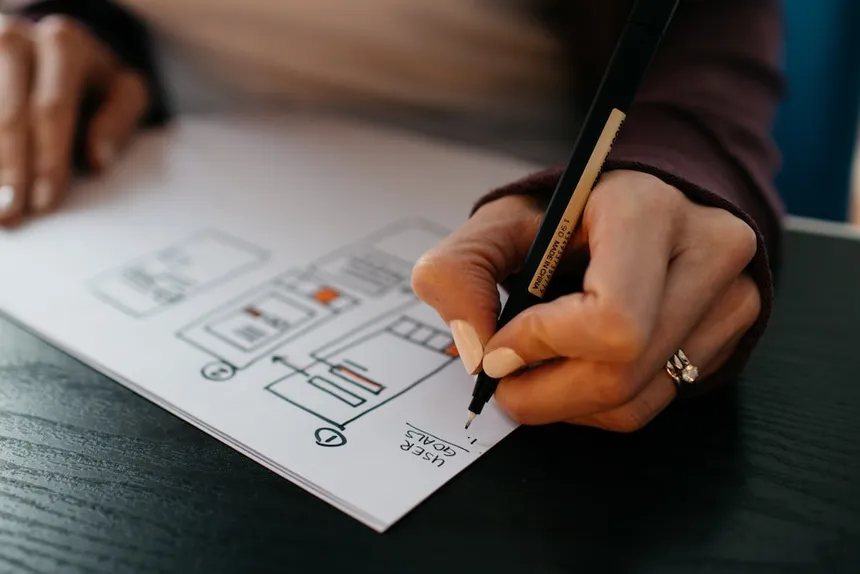
#> input picture writing image.webp, 860 x 574 px
$ python pixeltoascii.py
#> lines starting #> are read from the running program, lines starting #| are printed output that depends on the picture
#> the answer given: writing image.webp
#> in main, image is the input picture: PIL image 860x574 RGB; mean R, G, B 94.7, 86.2, 81.1
import PIL.Image

#ascii characters used to build the ascii image
ASCII_CHARS = ["@","#","S","%","?","*","+",";",":",",","."]

# resize image according to a new width
def resize_image(image,new_width=100):
#> called with new_width = 100
    width,height = image.size
#> width = 860; height = 574
    ratio = height / width
#> ratio = 0.667
    new_height = int(ratio * new_width)
#> new_height = 66
    size = {new_width,new_height}
    resized_image = image.resize(size,resample=None)
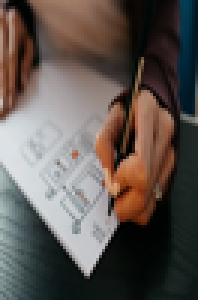
#> resized_image: PIL image 66x100 RGB (shown 3 times larger); mean R, G, B 94.6, 86.2, 81.1
    return (resized_image)

#convert each pixel to grayscale
def grayify(image):
    grayify_image = image.convert("L")
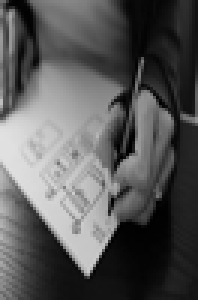
#> grayify_image: PIL image 66x100 L (shown 3 times larger); min 0, max 225, mean 88.1
    return (grayify_image)

#convert pixels to a string of ASCII character
def pixels_to_ascii(image):
    pixels = image.getdata()
    characters = "".join([ASCII_CHARS[pixel//25] for pixel in pixels])
    return characters

def main(new_width=100):
    path = input("Enter the valid path of the image: ")
    try:
        image = PIL.Image.open(path)
    except:
        print("Invalid Location of Path")

    new_image_data = pixels_to_ascii(grayify(resize_image(image)))

    pixel_count = len(new_image_data)
#> pixel_count = 6600
    print(pixel_count)
#| 6600
    ascii_image = "\n".join(new_image_data[i:(i+new_width)] for i in range(0, pixel_count , new_width))

    with open("ascii_image.txt","w") as f:
        f.write(ascii_image)

main()
